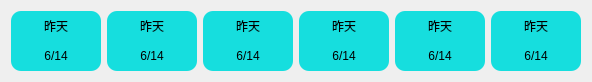
   <widget class="QWidget" name="widgetData" native="true">
    <property name="geometry">
     <rect>
      <x>0</x>
      <y>500</y>
      <width>571</width>
      <height>81</height>
     </rect>
    </property>
    <layout class="QGridLayout" name="gridLayout_4">
     <property name="verticalSpacing">
      <number>0</number>
     </property>
     <item row="0" column="0">
      <widget class="QLabel" name="labelWeek0">
       <property name="minimumSize">
        <size>
         <width>90</width>
         <height>30</height>
        </size>
       </property>
       <property name="maximumSize">
        <size>
         <width>500</width>
         <height>500</height>
        </size>
       </property>
       <property name="layoutDirection">
        <enum>Qt::LeftToRight</enum>
       </property>
       <property name="styleSheet">
        <string notr="true">background-color: rgb(22, 222, 222);
border-radius:10px;
border-bottom-right-radius:0px;
border-bottom-left-radius:0px;</string>
       </property>
       <property name="text">
        <string>昨天</string>
       </property>
       <property name="alignment">
        <set>Qt::AlignCenter</set>
       </property>
      </widget>
     </item>
     <item row="0" column="1">
      <widget class="QLabel" name="labelWeek1">
       <property name="minimumSize">
        <size>
         <width>90</width>
         <height>30</height>
        </size>
       </property>
       <property name="maximumSize">
        <size>
         <width>500</width>
         <height>500</height>
        </size>
       </property>
       <property name="layoutDirection">
        <enum>Qt::LeftToRight</enum>
       </property>
       <property name="styleSheet">
        <string notr="true">background-color: rgb(22, 222, 222);
border-radius:10px;
border-bottom-right-radius:0px;
border-bottom-left-radius:0px;</string>
       </property>
       <property name="text">
        <string>昨天</string>
       </property>
       <property name="alignment">
        <set>Qt::AlignCenter</set>
       </property>
      </widget>
     </item>
     <item row="0" column="2">
      <widget class="QLabel" name="labelWeek2">
       <property name="enabled">
        <bool>true</bool>
       </property>
       <property name="minimumSize">
        <size>
         <width>90</width>
         <height>30</height>
        </size>
       </property>
       <property name="maximumSize">
        <size>
         <width>500</width>
         <height>500</height>
        </size>
       </property>
       <property name="layoutDirection">
        <enum>Qt::LeftToRight</enum>
       </property>
       <property name="styleSheet">
        <string notr="true">background-color: rgb(22, 222, 222);
border-radius:10px;
border-bottom-right-radius:0px;
border-bottom-left-radius:0px;</string>
       </property>
       <property name="text">
        <string>昨天</string>
       </property>
       <property name="alignment">
        <set>Qt::AlignCenter</set>
       </property>
      </widget>
     </item>
     <item row="0" column="3">
      <widget class="QLabel" name="labelWeek3">
       <property name="minimumSize">
        <size>
         <width>90</width>
         <height>30</height>
        </size>
       </property>
       <property name="maximumSize">
        <size>
         <width>500</width>
         <height>500</height>
        </size>
       </property>
       <property name="layoutDirection">
        <enum>Qt::LeftToRight</enum>
       </property>
       <property name="styleSheet">
        <string notr="true">background-color: rgb(22, 222, 222);
border-radius:10px;
border-bottom-right-radius:0px;
border-bottom-left-radius:0px;</string>
       </property>
       <property name="text">
        <string>昨天</string>
       </property>
       <property name="alignment">
        <set>Qt::AlignCenter</set>
       </property>
      </widget>
     </item>
     <item row="0" column="4">
      <widget class="QLabel" name="labelWeek4">
       <property name="minimumSize">
        <size>
         <width>90</width>
         <height>30</height>
        </size>
       </property>
       <property name="maximumSize">
        <size>
         <width>500</width>
         <height>500</height>
        </size>
       </property>
       <property name="layoutDirection">
        <enum>Qt::LeftToRight</enum>
       </property>
       <property name="styleSheet">
        <string notr="true">background-color: rgb(22, 222, 222);
border-radius:10px;
border-bottom-right-radius:0px;
border-bottom-left-radius:0px;</string>
       </property>
       <property name="text">
        <string>昨天</string>
       </property>
       <property name="alignment">
        <set>Qt::AlignCenter</set>
       </property>
      </widget>
     </item>
     <item row="0" column="5">
      <widget class="QLabel" name="labelWeek5">
       <property name="minimumSize">
        <size>
         <width>90</width>
         <height>30</height>
        </size>
       </property>
       <property name="maximumSize">
        <size>
         <width>500</width>
         <height>500</height>
        </size>
       </property>
       <property name="layoutDirection">
        <enum>Qt::LeftToRight</enum>
       </property>
       <property name="styleSheet">
        <string notr="true">background-color: rgb(22, 222, 222);
border-radius:10px;
border-bottom-right-radius:0px;
border-bottom-left-radius:0px;</string>
       </property>
       <property name="text">
        <string>昨天</string>
       </property>
       <property name="alignment">
        <set>Qt::AlignCenter</set>
       </property>
      </widget>
     </item>
     <item row="1" column="0">
      <widget class="QLabel" name="labelDate0">
       <property name="minimumSize">
        <size>
         <width>90</width>
         <height>30</height>
        </size>
       </property>
       <property name="maximumSize">
        <size>
         <width>500</width>
         <height>500</height>
        </size>
       </property>
       <property name="tabletTracking">
        <bool>false</bool>
       </property>
       <property name="layoutDirection">
        <enum>Qt::LeftToRight</enum>
       </property>
       <property name="styleSheet">
        <string notr="true">background-color: rgb(22, 222, 222);
border-radius:10px;
border-top-right-radius:0px;
border-top-left-radius:0px;</string>
       </property>
       <property name="text">
        <string>6/14</string>
       </property>
       <property name="alignment">
        <set>Qt::AlignCenter</set>
       </property>
      </widget>
     </item>
     <item row="1" column="1">
      <widget class="QLabel" name="labelDate1">
       <property name="minimumSize">
        <size>
         <width>90</width>
         <height>30</height>
        </size>
       </property>
       <property name="maximumSize">
        <size>
         <width>500</width>
         <height>500</height>
        </size>
       </property>
       <property name="tabletTracking">
        <bool>false</bool>
       </property>
       <property name="layoutDirection">
        <enum>Qt::LeftToRight</enum>
       </property>
       <property name="styleSheet">
        <string notr="true">background-color: rgb(22, 222, 222);
border-radius:10px;
border-top-right-radius:0px;
border-top-left-radius:0px;</string>
       </property>
       <property name="text">
        <string>6/14</string>
       </property>
       <property name="alignment">
        <set>Qt::AlignCenter</set>
       </property>
      </widget>
     </item>
     <item row="1" column="2">
      <widget class="QLabel" name="labelDate2">
       <property name="enabled">
        <bool>true</bool>
       </property>
       <property name="minimumSize">
        <size>
         <width>90</width>
         <height>30</height>
        </size>
       </property>
       <property name="maximumSize">
        <size>
         <width>65</width>
         <height>30</height>
        </size>
       </property>
       <property name="tabletTracking">
        <bool>false</bool>
       </property>
       <property name="layoutDirection">
        <enum>Qt::LeftToRight</enum>
       </property>
       <property name="styleSheet">
        <string notr="true">background-color: rgb(22, 222, 222);
border-radius:10px;
border-top-right-radius:0px;
border-top-left-radius:0px;</string>
       </property>
       <property name="text">
        <string>6/14</string>
       </property>
       <property name="alignment">
        <set>Qt::AlignCenter</set>
       </property>
      </widget>
     </item>
     <item row="1" column="3">
      <widget class="QLabel" name="labelDate3">
       <property name="minimumSize">
        <size>
         <width>90</width>
         <height>30</height>
        </size>
       </property>
       <property name="maximumSize">
        <size>
         <width>500</width>
         <height>500</height>
        </size>
       </property>
       <property name="tabletTracking">
        <bool>false</bool>
       </property>
       <property name="layoutDirection">
        <enum>Qt::LeftToRight</enum>
       </property>
       <property name="styleSheet">
        <string notr="true">background-color: rgb(22, 222, 222);
border-radius:10px;
border-top-right-radius:0px;
border-top-left-radius:0px;</string>
       </property>
       <property name="text">
        <string>6/14</string>
       </property>
       <property name="alignment">
        <set>Qt::AlignCenter</set>
       </property>
      </widget>
     </item>
     <item row="1" column="4">
      <widget class="QLabel" name="labelDate4">
       <property name="minimumSize">
        <size>
         <width>90</width>
         <height>30</height>
        </size>
       </property>
       <property name="maximumSize">
        <size>
         <width>500</width>
         <height>500</height>
        </size>
       </property>
       <property name="tabletTracking">
        <bool>false</bool>
       </property>
       <property name="layoutDirection">
        <enum>Qt::LeftToRight</enum>
       </property>
       <property name="styleSheet">
        <string notr="true">background-color: rgb(22, 222, 222);
border-radius:10px;
border-top-right-radius:0px;
border-top-left-radius:0px;</string>
       </property>
       <property name="text">
        <string>6/14</string>
       </property>
       <property name="alignment">
        <set>Qt::AlignCenter</set>
       </property>
      </widget>
     </item>
     <item row="1" column="5">
      <widget class="QLabel" name="labelDate5">
       <property name="minimumSize">
        <size>
         <width>90</width>
         <height>30</height>
        </size>
       </property>
       <property name="maximumSize">
        <size>
         <width>500</width>
         <height>500</height>
        </size>
       </property>
       <property name="tabletTracking">
        <bool>false</bool>
       </property>
       <property name="layoutDirection">
        <enum>Qt::LeftToRight</enum>
       </property>
       <property name="styleSheet">
        <string notr="true">background-color: rgb(22, 222, 222);
border-radius:10px;
border-top-right-radius:0px;
border-top-left-radius:0px;</string>
       </property>
       <property name="text">
        <string>6/14</string>
       </property>
       <property name="alignment">
        <set>Qt::AlignCenter</set>
       </property>
      </widget>
     </item>
    </layout>
   </widget>
